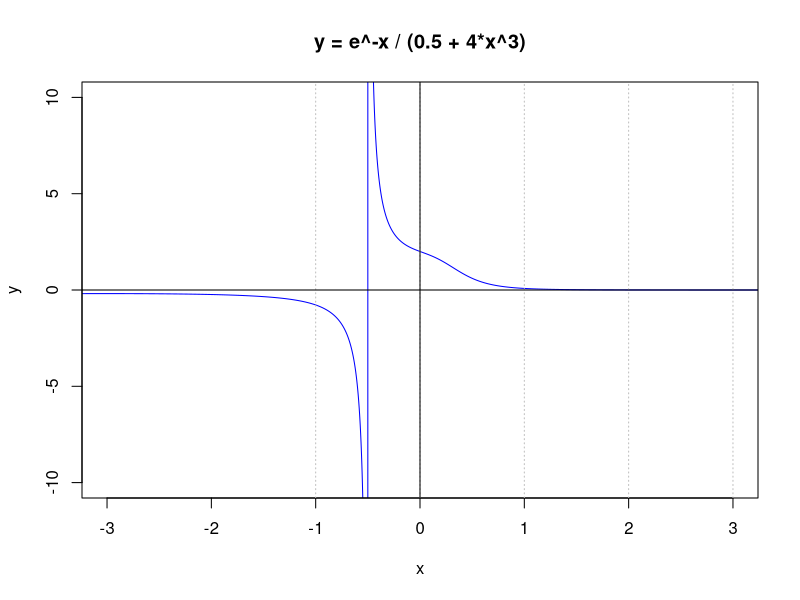

The R source for this figure: (Note: this script raises an error after producing the figure.)
## simpson method with relative error
simpson <- function(f, a, b, eps = 1e-06) {
  n = 4
  err = nerr = rerror = 0
  s1 = ((b-a) / (3*n)) * (f(0) + 4*f(1) + f(2))
  repeat {
    h <- (b-a) / n
    
    x <- seq.int(a, b, length.out = n+1)
    x <- x[-1]
    x <- x[-length(x)]
    
    s2 <- (h/3)*(f(a) + 4*sum(f(x[seq.int(1, length(x), 2)])) + 2*sum(f(x[seq.int(2, length(x), 2)])) + f(b))
    
    nerr <- s2 - s1
    rerror <- abs((nerr-err) / nerr)                   # calculate relative error
    if (rerror < eps) 
      brea
    err <- nerr
    s1 <- s2
    n <- n + 2
  }
  print(n)
  print(s2)
}

e <- exp(1)
f <- function(x) { e^-x / (0.5 + 4*x^3) }

x <- seq(-10, 10, length.out = 10000)
y <- f(x)
plot(x, y, xlim = c(-3, 3), ylim = c(-10, 10), type = "l", col = "Blue", 
     main = "y = e^-x / (0.5 + 4*x^3)")
abline(v = -1:5, col = "Gray", lty = 3)
abline(v = 0, lty = 1)
abline(h = 0, lty = 1)

simpson(f, 0, 3)
integrate(f, 0, 3)